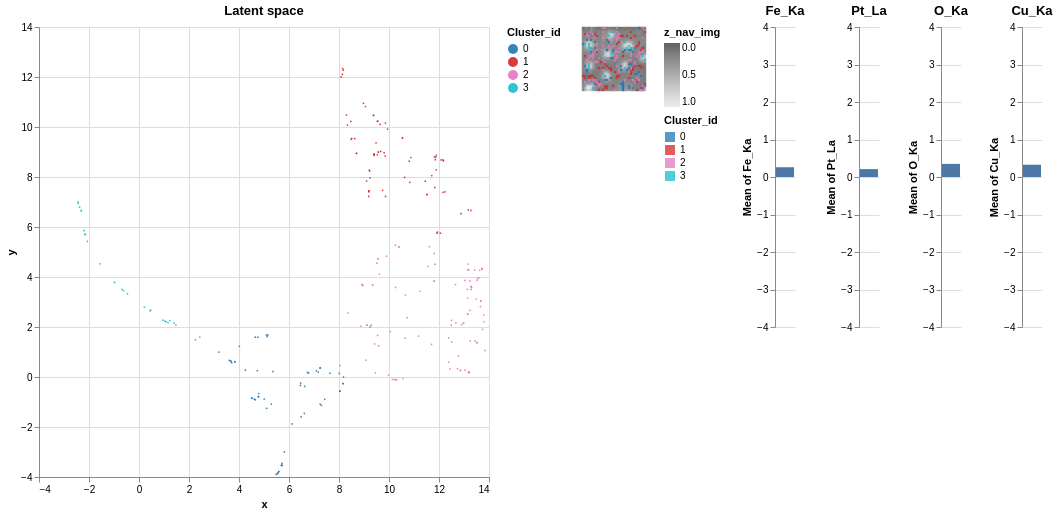

Write notebook code for a chart like this one.
### Code cell
gui.check_latent_space(ps=ps,show_map=True) # need to figure out better way to scale the image here

### Figure 1 — Vega-Lite specification as saved in the notebook (floating-point values rounded to 4 significant figures; data arrays with more than 128 entries replaced by an {"elided": "..."} marker saying what was removed)
{"config": {"view": {"continuousWidth": 300, "continuousHeight": 300, "strokeWidth": 0}}, "hconcat": [{"data": {"name": "data-5c22ad3fdc022adb1993999e1e85c80b"}, "mark": {"type": "circle", "size": 3}, "encoding": {"color": {"field": "Cluster_id", "scale": {"domain": [0, 1, 2, 3], "range": ["#1f77b4", "#d62728", "#e377c2", "#17becf"]}, "type": "nominal"}, "opacity": {"condition": {"param": "param_7", "value": 0.9}, "value": 0.1}, "tooltip": [{"field": "Cluster_id", "type": "nominal"}, {"field": "x", "format": ",.2f", "type": "quantitative"}, {"field": "y", "format": ",.2f", "type": "quantitative"}], "x": {"field": "x", "type": "quantitative"}, "y": {"field": "y", "type": "quantitative"}}, "height": 450, "name": "view_7", "title": {"text": "Latent space"}, "width": 450}, {"layer": [{"data": {"name": "data-6700563e7f9f54e2515115ed0cec9d99"}, "mark": {"type": "square", "size": 6}, "encoding": {"color": {"field": "z_nav_img", "scale": {"domain": [1.0, 0.0], "scheme": "greys"}, "type": "quantitative"}, "x": {"axis": null, "field": "x_nav_img", "type": "ordinal"}, "y": {"axis": null, "field": "y_nav_img", "type": "ordinal"}}}, {"data": {"name": "data-5c22ad3fdc022adb1993999e1e85c80b"}, "mark": {"type": "square", "size": 5}, "encoding": {"color": {"field": "Cluster_id", "scale": {"domain": [0, 1, 2, 3], "range": ["#1f77b4", "#d62728", "#e377c2", "#17becf"]}, "type": "nominal"}, "opacity": {"condition": {"param": "param_7", "value": 0.75}, "value": 0}, "x": {"axis": null, "field": "x_id", "type": "ordinal"}, "y": {"axis": null, "field": "y_id", "type": "ordinal"}}, "name": "view_6"}], "height": 64, "width": 64}, {"hconcat": [{"mark": {"type": "bar"}, "encoding": {"y": {"aggregate": "mean", "field": "Fe_Ka", "scale": {"domain": [-4, 4]}, "type": "quantitative"}}, "title": {"text": "Fe_Ka"}, "transform": [{"filter": {"param": "param_7"}}]}, {"mark": {"type": "bar"}, "encoding": {"y": {"aggregate": "mean", "field": "Pt_La", "scale": {"domain": [-4, 4]}, "type": "quantitative"}}, "title": {"text": "Pt_La"}, "transform": [{"filter": {"param": "param_7"}}]}, {"mark": {"type": "bar"}, "encoding": {"y": {"aggregate": "mean", "field": "O_Ka", "scale": {"domain": [-4, 4]}, "type": "quantitative"}}, "title": {"text": "O_Ka"}, "transform": [{"filter": {"param": "param_7"}}]}, {"mark": {"type": "bar"}, "encoding": {"y": {"aggregate": "mean", "field": "Cu_Ka", "scale": {"domain": [-4, 4]}, "type": "quantitative"}}, "title": {"text": "Cu_Ka"}, "transform": [{"filter": {"param": "param_7"}}]}], "data": {"name": "data-5c22ad3fdc022adb1993999e1e85c80b"}}], "params": [{"name": "param_7", "select": {"type": "interval"}, "views": ["view_7", "view_6"]}, {"name": "param_8", "select": {"type": "interval", "on": "[mousedown[event.shiftKey], mouseup] > mousemove", "translate": "[mousedown[event.shiftKey], mouseup] > mousemove!", "zoom": "wheel![event.shiftKey]"}, "bind": "scales", "views": ["view_7"]}], "resolve": {"legend": {"color": "independent"}}, "$schema": "https://vega.github.io/schema/vega-lite/v5.14.1.json", "datasets": {"data-5c22ad3fdc022adb1993999e1e85c80b": {"elided": "256 records"}, "data-6700563e7f9f54e2515115ed0cec9d99": {"elided": "1024 records"}}}
